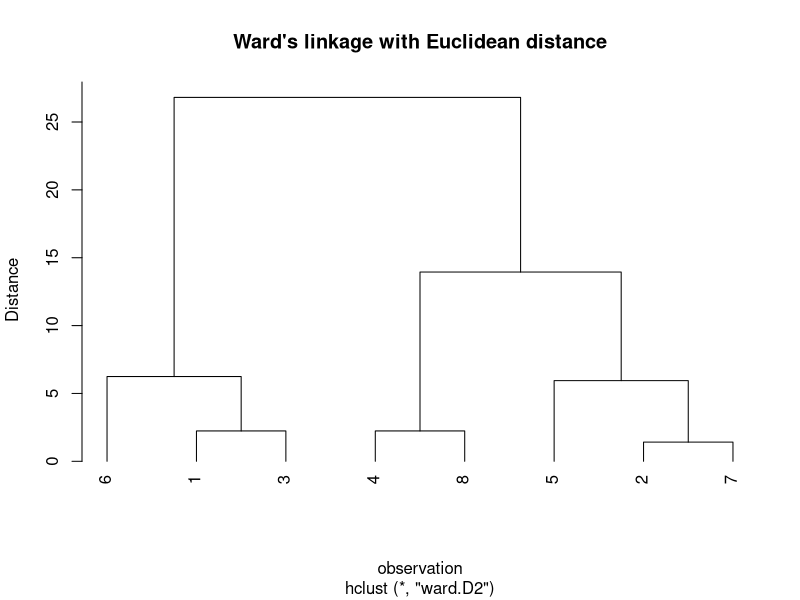

This figure's R source:
# ch12_ex02_ward.R
# ch12.3 Ward's method

# ex12.2

# read csv file
dat1 <- read.csv("data/ch12_dat2.csv")
dat2 <- dat1[, -1]

# Squared Euclidean distance
D1 <- dist(dat2)
D1^2

# Ward's linkage method
# check how different from linkage method
hc_c <- hclust(D1, method = "ward.D2")
plot(hc_c,
     hang = -1, cex = 1, main = "Ward's linkage with Euclidean distance",
     ylab = "Distance", xlab = "observation"
)
